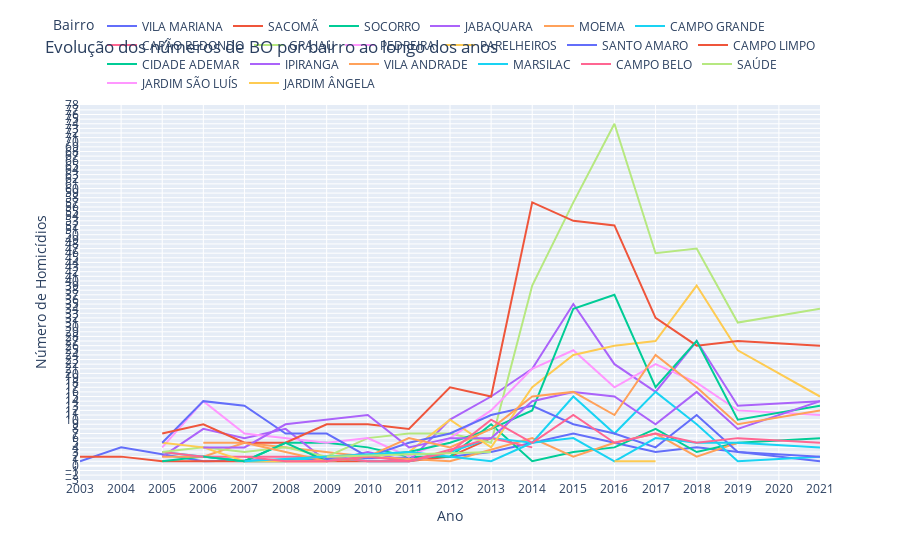

The code cell stored with this chart in its notebook:
### Code cell
linha_interativo(sul)

### Figure 1 — Plotly figure (JSON) as saved in the notebook; plotly's stock layout.template omitted (floating-point values rounded to 4 significant figures)
{"data": [{"hovertemplate": "BAIRRO=VILA MARIANA<br>ANO=%{x}<br>NUM_BO=%{y}<extra></extra>", "legendgroup": "VILA MARIANA", "line": {"color": "#636efa", "dash": "solid"}, "marker": {"symbol": "circle"}, "mode": "lines", "name": "VILA MARIANA", "orientation": "v", "showlegend": true, "type": "scatter", "x": [2003, 2004, 2006, 2012, 2013, 2014, 2015, 2016, 2017, 2018, 2021], "xaxis": "x", "y": [1, 4, 1, 2, 3, 5, 7, 5, 3, 4, 1], "yaxis": "y"}, {"hovertemplate": "BAIRRO=SACOMÃ<br>ANO=%{x}<br>NUM_BO=%{y}<extra></extra>", "legendgroup": "SACOMÃ", "line": {"color": "#EF553B", "dash": "solid"}, "marker": {"symbol": "circle"}, "mode": "lines", "name": "SACOMÃ", "orientation": "v", "showlegend": true, "type": "scatter", "x": [2003, 2004, 2005, 2008, 2011, 2012, 2013], "xaxis": "x", "y": [2, 2, 1, 1, 1, 2, 6], "yaxis": "y"}, {"hovertemplate": "BAIRRO=SOCORRO<br>ANO=%{x}<br>NUM_BO=%{y}<extra></extra>", "legendgroup": "SOCORRO", "line": {"color": "#00cc96", "dash": "solid"}, "marker": {"symbol": "circle"}, "mode": "lines", "name": "SOCORRO", "orientation": "v", "showlegend": true, "type": "scatter", "x": [2005, 2006, 2007, 2008, 2009, 2010, 2011, 2012, 2013, 2014, 2015, 2016, 2017, 2018, 2019, 2021], "xaxis": "x", "y": [1, 2, 1, 5, 5, 4, 2, 2, 9, 1, 3, 4, 8, 3, 5, 6], "yaxis": "y"}, {"hovertemplate": "BAIRRO=JABAQUARA<br>ANO=%{x}<br>NUM_BO=%{y}<extra></extra>", "legendgroup": "JABAQUARA", "line": {"color": "#ab63fa", "dash": "solid"}, "marker": {"symbol": "circle"}, "mode": "lines", "name": "JABAQUARA", "orientation": "v", "showlegend": true, "type": "scatter", "x": [2005, 2006, 2007, 2008, 2009, 2010, 2011, 2012, 2013, 2014, 2015, 2016, 2017, 2018, 2019, 2021], "xaxis": "x", "y": [2, 8, 6, 8, 1, 3, 1, 10, 15, 21, 35, 22, 16, 27, 13, 14], "yaxis": "y"}, {"hovertemplate": "BAIRRO=MOEMA<br>ANO=%{x}<br>NUM_BO=%{y}<extra></extra>", "legendgroup": "MOEMA", "line": {"color": "#FFA15A", "dash": "solid"}, "marker": {"symbol": "circle"}, "mode": "lines", "name": "MOEMA", "orientation": "v", "showlegend": true, "type": "scatter", "x": [2005, 2006, 2007, 2010, 2012, 2014, 2015, 2016, 2017, 2018, 2019], "xaxis": "x", "y": [2, 2, 5, 2, 1, 6, 2, 5, 7, 2, 5], "yaxis": "y"}, {"hovertemplate": "BAIRRO=CAMPO GRANDE<br>ANO=%{x}<br>NUM_BO=%{y}<extra></extra>", "legendgroup": "CAMPO GRANDE", "line": {"color": "#19d3f3", "dash": "solid"}, "marker": {"symbol": "circle"}, "mode": "lines", "name": "CAMPO GRANDE", "orientation": "v", "showlegend": true, "type": "scatter", "x": [2005, 2007, 2008, 2009, 2010, 2011, 2012, 2013, 2014, 2015, 2016, 2017, 2018, 2019, 2021], "xaxis": "x", "y": [3, 1, 1, 2, 1, 1, 3, 6, 5, 15, 7, 16, 9, 1, 2], "yaxis": "y"}, {"hovertemplate": "BAIRRO=CAPÃO REDONDO<br>ANO=%{x}<br>NUM_BO=%{y}<extra></extra>", "legendgroup": "CAPÃO REDONDO", "line": {"color": "#FF6692", "dash": "solid"}, "marker": {"symbol": "circle"}, "mode": "lines", "name": "CAPÃO REDONDO", "orientation": "v", "showlegend": true, "type": "scatter", "x": [2005, 2006, 2007, 2008, 2009, 2010, 2011, 2013, 2014], "xaxis": "x", "y": [3, 2, 2, 2, 2, 1, 1, 6, 4], "yaxis": "y"}, {"hovertemplate": "BAIRRO=GRAJAU<br>ANO=%{x}<br>NUM_BO=%{y}<extra></extra>", "legendgroup": "GRAJAU", "line": {"color": "#B6E880", "dash": "solid"}, "marker": {"symbol": "circle"}, "mode": "lines", "name": "GRAJAU", "orientation": "v", "showlegend": true, "type": "scatter", "x": [2005, 2006, 2007, 2008, 2009, 2010, 2011, 2012, 2013, 2014, 2015, 2016, 2017, 2018, 2019, 2021], "xaxis": "x", "y": [3, 4, 3, 4, 2, 6, 7, 7, 5, 39, 57, 74, 46, 47, 31, 34], "yaxis": "y"}, {"hovertemplate": "BAIRRO=PEDREIRA<br>ANO=%{x}<br>NUM_BO=%{y}<extra></extra>", "legendgroup": "PEDREIRA", "line": {"color": "#FF97FF", "dash": "solid"}, "marker": {"symbol": "circle"}, "mode": "lines", "name": "PEDREIRA", "orientation": "v", "showlegend": true, "type": "scatter", "x": [2005, 2006, 2007, 2009, 2010, 2011, 2012, 2013, 2014, 2015, 2016, 2017, 2018, 2019, 2021], "xaxis": "x", "y": [4, 14, 7, 5, 6, 2, 6, 12, 21, 25, 17, 22, 18, 12, 11], "yaxis": "y"}, {"hovertemplate": "BAIRRO=PARELHEIROS<br>ANO=%{x}<br>NUM_BO=%{y}<extra></extra>", "legendgroup": "PARELHEIROS", "line": {"color": "#FECB52", "dash": "solid"}, "marker": {"symbol": "circle"}, "mode": "lines", "name": "PARELHEIROS", "orientation": "v", "showlegend": true, "type": "scatter", "x": [2005, 2006, 2007, 2009, 2010, 2011, 2012, 2013, 2014, 2015, 2016, 2017, 2018, 2019, 2021], "xaxis": "x", "y": [5, 4, 1, 1, 2, 3, 10, 4, 17, 24, 26, 27, 39, 25, 15], "yaxis": "y"}, {"hovertemplate": "BAIRRO=SANTO AMARO<br>ANO=%{x}<br>NUM_BO=%{y}<extra></extra>", "legendgroup": "SANTO AMARO", "line": {"color": "#636efa", "dash": "solid"}, "marker": {"symbol": "circle"}, "mode": "lines", "name": "SANTO AMARO", "orientation": "v", "showlegend": true, "type": "scatter", "x": [2005, 2006, 2007, 2008, 2009, 2010, 2011, 2012, 2013, 2014, 2015, 2016, 2017, 2018, 2019, 2021], "xaxis": "x", "y": [5, 14, 13, 7, 7, 2, 5, 7, 11, 13, 9, 7, 4, 11, 3, 2], "yaxis": "y"}, {"hovertemplate": "BAIRRO=CAMPO LIMPO<br>ANO=%{x}<br>NUM_BO=%{y}<extra></extra>", "legendgroup": "CAMPO LIMPO", "line": {"color": "#EF553B", "dash": "solid"}, "marker": {"symbol": "circle"}, "mode": "lines", "name": "CAMPO LIMPO", "orientation": "v", "showlegend": true, "type": "scatter", "x": [2005, 2006, 2007, 2008, 2009, 2010, 2011, 2012, 2013, 2014, 2015, 2016, 2017, 2018, 2019, 2021], "xaxis": "x", "y": [7, 9, 5, 5, 9, 9, 8, 17, 15, 57, 53, 52, 32, 26, 27, 26], "yaxis": "y"}, {"hovertemplate": "BAIRRO=CIDADE ADEMAR<br>ANO=%{x}<br>NUM_BO=%{y}<extra></extra>", "legendgroup": "CIDADE ADEMAR", "line": {"color": "#00cc96", "dash": "solid"}, "marker": {"symbol": "circle"}, "mode": "lines", "name": "CIDADE ADEMAR", "orientation": "v", "showlegend": true, "type": "scatter", "x": [2006, 2007, 2008, 2009, 2010, 2011, 2012, 2013, 2014, 2015, 2016, 2017, 2018, 2019, 2021], "xaxis": "x", "y": [2, 1, 5, 1, 2, 3, 5, 8, 12, 34, 37, 17, 27, 10, 13], "yaxis": "y"}, {"hovertemplate": "BAIRRO=IPIRANGA<br>ANO=%{x}<br>NUM_BO=%{y}<extra></extra>", "legendgroup": "IPIRANGA", "line": {"color": "#ab63fa", "dash": "solid"}, "marker": {"symbol": "circle"}, "mode": "lines", "name": "IPIRANGA", "orientation": "v", "showlegend": true, "type": "scatter", "x": [2006, 2007, 2008, 2009, 2010, 2011, 2012, 2013, 2014, 2015, 2016, 2017, 2018, 2019, 2021], "xaxis": "x", "y": [4, 4, 9, 10, 11, 4, 6, 6, 14, 16, 15, 9, 16, 8, 14], "yaxis": "y"}, {"hovertemplate": "BAIRRO=VILA ANDRADE<br>ANO=%{x}<br>NUM_BO=%{y}<extra></extra>", "legendgroup": "VILA ANDRADE", "line": {"color": "#FFA15A", "dash": "solid"}, "marker": {"symbol": "circle"}, "mode": "lines", "name": "VILA ANDRADE", "orientation": "v", "showlegend": true, "type": "scatter", "x": [2006, 2007, 2008, 2009, 2010, 2011, 2012, 2013, 2014, 2015, 2016, 2017, 2018, 2019, 2021], "xaxis": "x", "y": [5, 5, 3, 1, 2, 6, 4, 8, 15, 16, 11, 24, 17, 9, 12], "yaxis": "y"}, {"hovertemplate": "BAIRRO=MARSILAC<br>ANO=%{x}<br>NUM_BO=%{y}<extra></extra>", "legendgroup": "MARSILAC", "line": {"color": "#19d3f3", "dash": "solid"}, "marker": {"symbol": "circle"}, "mode": "lines", "name": "MARSILAC", "orientation": "v", "showlegend": true, "type": "scatter", "x": [2007, 2011, 2013, 2014, 2015, 2016, 2017, 2018, 2019, 2021], "xaxis": "x", "y": [1, 3, 1, 5, 6, 1, 6, 5, 5, 4], "yaxis": "y"}, {"hovertemplate": "BAIRRO=CAMPO BELO<br>ANO=%{x}<br>NUM_BO=%{y}<extra></extra>", "legendgroup": "CAMPO BELO", "line": {"color": "#FF6692", "dash": "solid"}, "marker": {"symbol": "circle"}, "mode": "lines", "name": "CAMPO BELO", "orientation": "v", "showlegend": true, "type": "scatter", "x": [2007, 2008, 2009, 2010, 2011, 2012, 2013, 2014, 2015, 2016, 2017, 2018, 2019, 2021], "xaxis": "x", "y": [2, 1, 1, 2, 1, 3, 10, 5, 11, 5, 7, 5, 6, 5], "yaxis": "y"}, {"hovertemplate": "BAIRRO=SAÚDE<br>ANO=%{x}<br>NUM_BO=%{y}<extra></extra>", "legendgroup": "SAÚDE", "line": {"color": "#B6E880", "dash": "solid"}, "marker": {"symbol": "circle"}, "mode": "lines", "name": "SAÚDE", "orientation": "v", "showlegend": true, "type": "scatter", "x": [2009, 2013], "xaxis": "x", "y": [2, 3], "yaxis": "y"}, {"hovertemplate": "BAIRRO=JARDIM SÃO LUÍS<br>ANO=%{x}<br>NUM_BO=%{y}<extra></extra>", "legendgroup": "JARDIM SÃO LUÍS", "line": {"color": "#FF97FF", "dash": "solid"}, "marker": {"symbol": "circle"}, "mode": "lines", "name": "JARDIM SÃO LUÍS", "orientation": "v", "showlegend": true, "type": "scatter", "x": [2013], "xaxis": "x", "y": [2], "yaxis": "y"}, {"hovertemplate": "BAIRRO=JARDIM ÂNGELA<br>ANO=%{x}<br>NUM_BO=%{y}<extra></extra>", "legendgroup": "JARDIM ÂNGELA", "line": {"color": "#FECB52", "dash": "solid"}, "marker": {"symbol": "circle"}, "mode": "lines", "name": "JARDIM ÂNGELA", "orientation": "v", "showlegend": true, "type": "scatter", "x": [2016, 2017], "xaxis": "x", "y": [1, 1], "yaxis": "y"}], "layout": {"legend": {"orientation": "h", "title": {"text": "Bairro"}, "tracegroupgap": 0, "x": 1, "xanchor": "right", "y": 1.02, "yanchor": "bottom"}, "title": {"text": "Evolução dos números de BO por bairro ao longo dos anos"}, "xaxis": {"anchor": "y", "domain": [0, 1], "tickmode": "linear", "title": {"text": "Ano"}}, "yaxis": {"anchor": "x", "domain": [0, 1], "tickmode": "linear", "title": {"text": "Número de Homicídios"}}}}
